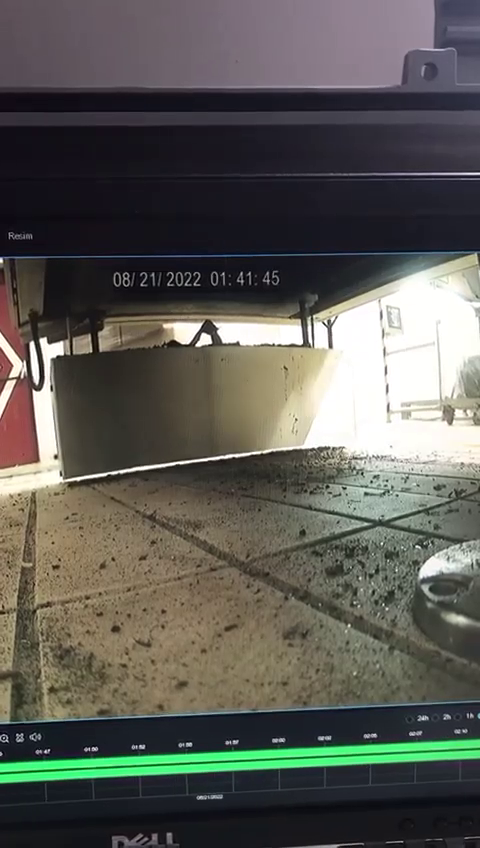
#> input picture frame 8 of video.mp4, 480 x 848 px
$ python new.py
#> lines starting #> are read from the running program, lines starting #| are printed output that depends on the picture
import cv2
import numpy as np

cap = cv2.VideoCapture('video.mp4')

# (x, y, w, h) = cv2.boundingRect(c)
# cv2.rectangle(frame, (x,y), (x+w, y+h), (0, 255, 0), 20)
# roi = frame[y:y+h, x:x+w]


while True:
    cap = cv2.VideoCapture('video.mp4')
    ret, frame = cap.read()
#> frame is the input picture: shape (848, 480, 3); mean B, G, R 84.8, 90.9, 91.4
    # (height, width) = frame.shape[:2]
    my_video = frame[300:750,:]
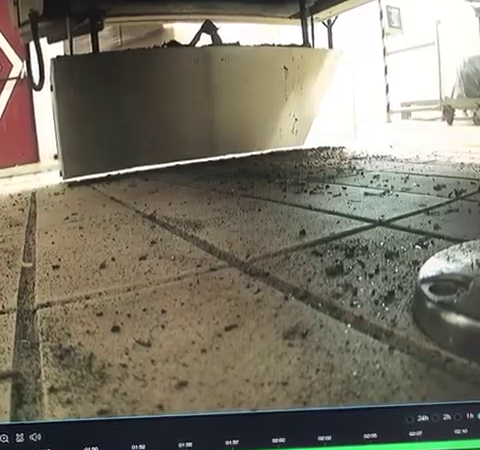
#> my_video: shape (450, 480, 3); mean B, G, R 104.6, 118.9, 123.4
    cv2.imshow('Video', my_video)


    if cv2.waitKey(28) & 0xFF == ord('q'):
#> (key q is pressed here)
        break


#> (the run stopped early here; a loop or call above may not have finished)

$ run again, starting later in the video
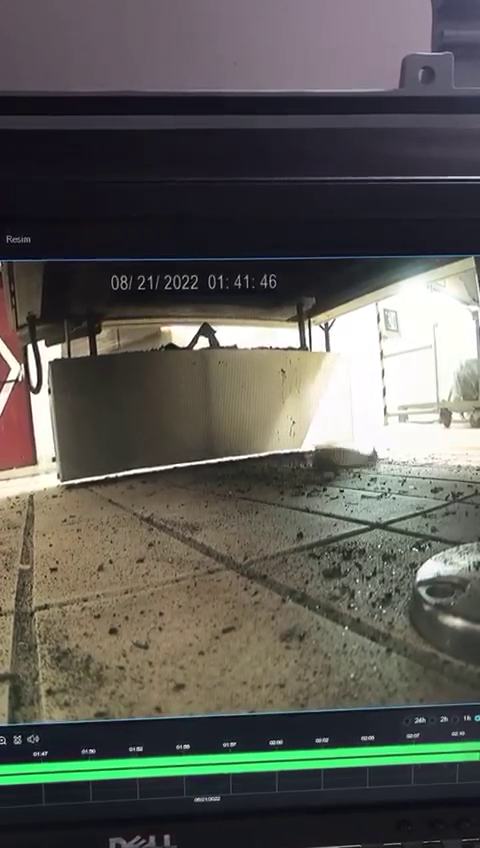
#> input picture frame 37 of video.mp4, 480 x 848 px
#> frame is the input picture: shape (848, 480, 3); mean B, G, R 85, 90.7, 91.2
#> `my_video = frame[300:750,:]`:
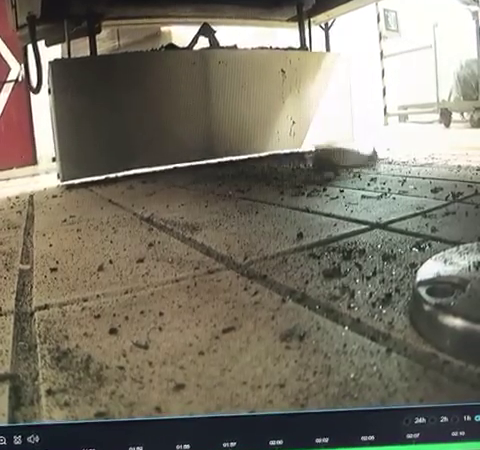
#> my_video: shape (450, 480, 3); mean B, G, R 104, 117.8, 122.5

$ run again, starting later in the video
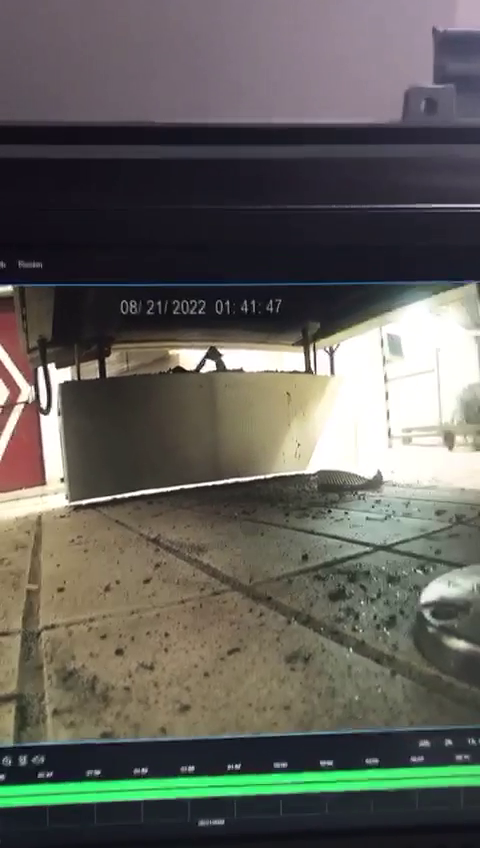
#> input picture frame 67 of video.mp4, 480 x 848 px
#> frame is the input picture: shape (848, 480, 3); mean B, G, R 90.1, 96.3, 97
#> `my_video = frame[300:750,:]`:
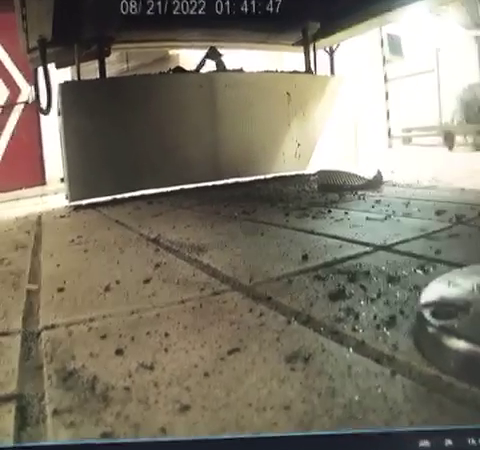
#> my_video: shape (450, 480, 3); mean B, G, R 107, 121.4, 127.2
